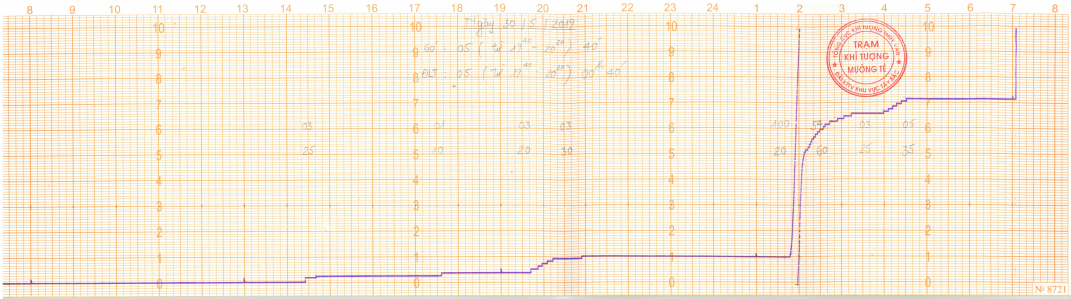
#> input picture Colab Notebooks/xu_ly_anh/Python code test/mua_muong_teT52019_8_1.png, 3213 x 897 px (shown at 1/3 size)
$ python 'hough transformation.py'
#> lines starting #> are read from the running program, lines starting #| are printed output that depends on the picture
import cv2
import numpy as np
from matplotlib import pyplot as plt

img = cv2.imread('mua_muong_teT52019_8_1.png')
#> img is the input picture: shape (897, 3213, 3); mean B, G, R 218.1, 237.3, 249.5
edges = cv2.Canny(img, 50,150)
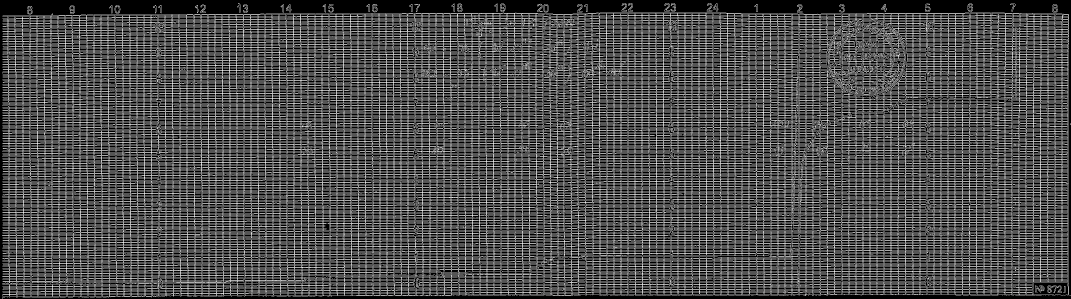
#> edges: shape (897, 3213) (shown at 1/3 size); 29.9% white in thin lines or dots

lines = cv2.HoughLinesP(edges,rho = 1,theta = 1*np.pi/180,
	threshold = 100,minLineLength = 100,maxLineGap = 50)
#> lines = 939 rows, first 6: [8, 376, 3205, 376], [8, 761, 3204, 761], [26, 823, 3205, 823], [8, 55, 3206, 55], [8, 753, 3204, 753], [8, 330, 3205, 330]

N = lines.shape[0]
#> N = 939
for i in range(N):
    x1 = lines[i][0][0]
    y1 = lines[i][0][1]
    x2 = lines[i][0][2]
    y2 = lines[i][0][3]
    cv2.line(img,(x1,y1),(x2,y2),(255,0,0),2)
#> this loop made 939 passes
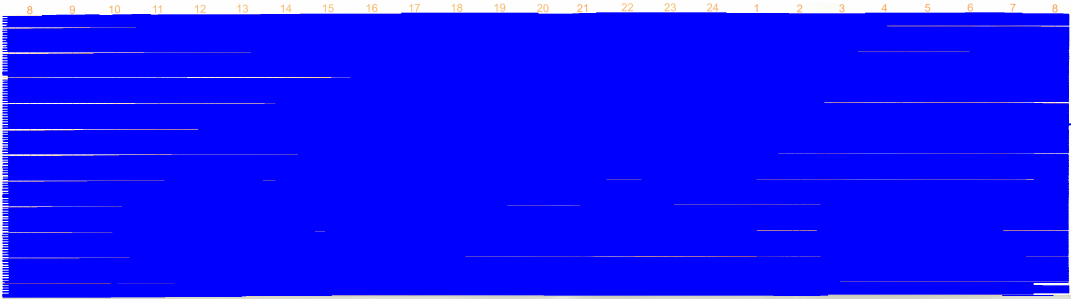
#> img: shape (897, 3213, 3) (shown at 1/3 size); mean B, G, R 253.4, 16.7, 17.2
cv2.inRange(img, np.array([50, 150, 150]), np.array([125, 225, 255]))

cv2.imshow('anhhh',img)
cv2.imshow('image',edges)


cv2.waitKey(0)
cv2.destroyAllWindows()
